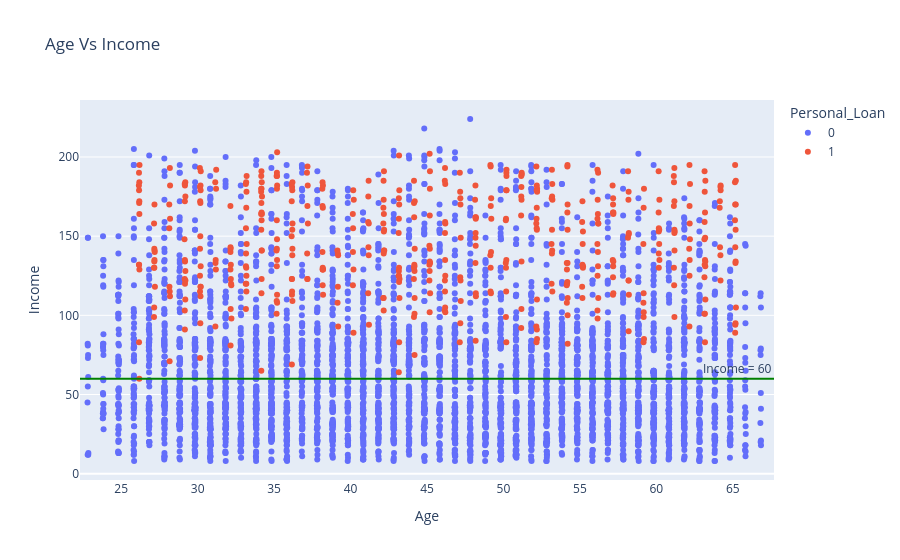

The cell this chart's notebook holds for it:
### Markdown cell above
### Age Vs Income

### Code cell
#Strip_Plot
#Age_Vs_Income
#Coloured_by_Personal_Loan

fig = px.strip(df, x='Age', y='Income', color='Personal_Loan', title = 'Age Vs Income')

fig.add_hline(
    y=60,
    line_width=2,
    line_color="green",
    annotation_text="Income = 60",
    annotation_position="top right")

fig.show()

### Figure 1 — Plotly figure (JSON) as saved in the notebook; plotly's stock layout.template omitted (floating-point values rounded to 4 significant figures; data arrays with more than 128 entries replaced by an {"elided": "..."} marker saying what was removed)
{"data": [{"alignmentgroup": "True", "boxpoints": "all", "fillcolor": "rgba(255,255,255,0)", "hoveron": "points", "hovertemplate": "Personal_Loan=0<br>Age=%{x}<br>Income=%{y}<extra></extra>", "legendgroup": "0", "line": {"color": "rgba(255,255,255,0)"}, "marker": {"color": "#636efa"}, "name": "0", "offsetgroup": "0", "orientation": "v", "pointpos": 0, "showlegend": true, "type": "box", "x": {"elided": "4519 int values"}, "x0": " ", "xaxis": "x", "y": {"elided": "4519 int values"}, "y0": " ", "yaxis": "y"}, {"alignmentgroup": "True", "boxpoints": "all", "fillcolor": "rgba(255,255,255,0)", "hoveron": "points", "hovertemplate": "Personal_Loan=1<br>Age=%{x}<br>Income=%{y}<extra></extra>", "legendgroup": "1", "line": {"color": "rgba(255,255,255,0)"}, "marker": {"color": "#EF553B"}, "name": "1", "offsetgroup": "1", "orientation": "v", "pointpos": 0, "showlegend": true, "type": "box", "x": {"elided": "480 int values"}, "x0": " ", "xaxis": "x", "y": {"elided": "480 int values"}, "y0": " ", "yaxis": "y"}], "layout": {"annotations": [{"showarrow": false, "text": "Income = 60", "x": 1, "xanchor": "right", "xref": "x domain", "y": 60, "yanchor": "bottom", "yref": "y"}], "boxmode": "group", "legend": {"title": {"text": "Personal_Loan"}, "tracegroupgap": 0}, "shapes": [{"line": {"color": "green", "width": 2}, "type": "line", "x0": 0, "x1": 1, "xref": "x domain", "y0": 60, "y1": 60, "yref": "y"}], "title": {"text": "Age Vs Income"}, "xaxis": {"anchor": "y", "domain": [0, 1], "title": {"text": "Age"}}, "yaxis": {"anchor": "x", "domain": [0, 1], "title": {"text": "Income"}}}}
